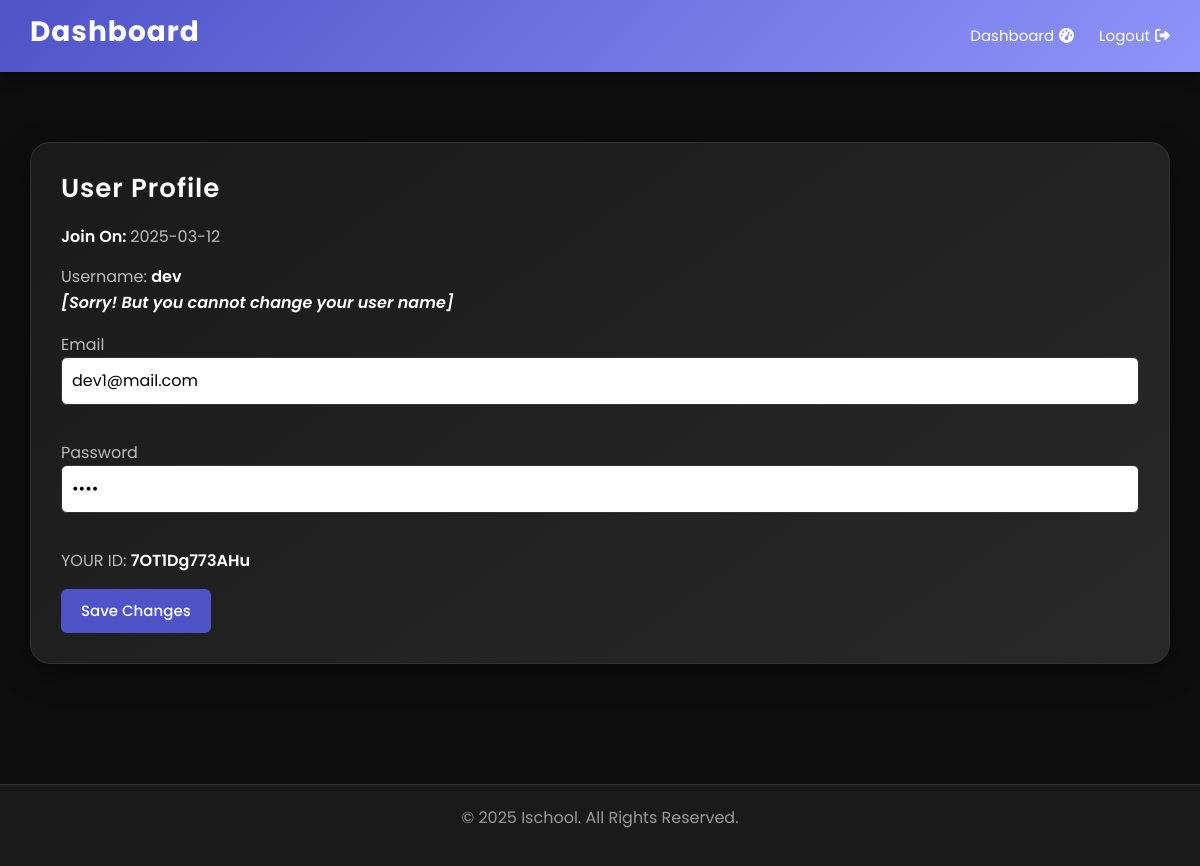
The page /user_dashboard/profile/7OT1Dg773AHu on the database its author committed.
### models/model.py (models this page shows)
class User(db.Model):
    uuid = db.Column(db.String(12), unique=True, nullable=False, primary_key=True)
    username = db.Column(db.String(80),  nullable=False)
    email = db.Column(db.String(120), nullable=False)
    password = db.Column(db.String(120), nullable=False)
    is_admin = db.Column(db.Boolean, default=False)
    is_active = db.Column(db.Boolean, default=True)
    created_at = db.Column(db.DateTime, default=datetime.utcnow)

### app.py (the view)
@app.route('/user_dashboard/profile/<id>', methods=['GET', 'POST'])
def user_profile(id):
    user_prof = user_info(id)
    if request.method == 'POST':
        email = request.form['email']
        password = request.form['password']
        update_user_profile_info(email, password, id)
        return redirect(url_for('user_profile', id=id))
    return render_template('user_profile.html',
                           user=user_prof,
                           user_id=id)

### util/profile.py (called while the page is built)
def user_info(id):
    a = User.query.filter_by(uuid=id).first()
    return a

### templates/user_profile.html (shortened to what this page needs)
<!DOCTYPE html>
<html lang="en">
<head>
    <link href="https://cdn.jsdelivr.net/npm/bootstrap@5.3.0/dist/css/bootstrap.min.css" rel="stylesheet">
    <link href="https://cdnjs.cloudflare.com/ajax/libs/font-awesome/6.0.0-beta3/css/all.min.css" rel="stylesheet">
</head>
<body>
    <div class="navbar">
        <h1>Dashboard</h1>
        <div class="nav-links">
            <a href="{{url_for('user_dashboard', id=user_id)}}">Dashboard <i class="fas fa-tachometer-alt"></i></a>
            <a href="{{url_for('login')}}">Logout <i class="fas fa-sign-out-alt"></i></a>
        </div>
    </div>
    <div class="profile-container">
        <div class="profile-card">
            <h2>User Profile</h2>
            <div class="profile-info">
                <span>Join On: </span> {{ user.created_at.strftime('%Y-%m-%d') }}
            </div>
            <form class="profile-form" action="{{url_for('user_profile', id=user.uuid)}}" method="POST">
                <div class="profile-info">
                    <label for="username">Username: </label>
                    <span>{{user.username}}
                        <p><i>[Sorry! But you cannot change your user name]</i></p>
                    </span>
                </div>
                <div class="profile-info">
                    <label for="email">Email</label>
                    <input type="email" name="email" id="email" value="{{ user.email }}" required>
                </div>
                <div class="profile-info">
                    <label for="password">Password</label>
                    <input type="password" name="password" id="password" value="{{user.password}}" placeholder="New Password">
                </div>
                <div class="profile-info">
                    <label for="bio">YOUR ID:</label>
                    <span>{{user.uuid}}</span>
                </div>
                <button type="submit">Save Changes</button>
            </form>
        </div>
    </div>
    <div class="footer">
        <p>&copy; 2025 Ischool. All Rights Reserved.</p>
    </div>
</body>
</html>

### templates/user_profile.html (style rules this page uses)
* { margin: 0; padding: 0; box-sizing: border-box; }
body { font-family: 'Poppins', sans-serif; background-color: #0e0e0e; color: #f4f4f4; line-height: 1.6; }
a { text-decoration: none; color: inherit; }
.navbar { background: linear-gradient(135deg, #4e54c8, #8f94fb); padding: 15px 30px; display: flex; justify-content: space-between; align-items: center; box-shadow: 0 4px 15px rgba(0, 0, 0, 0.4); position: sticky; top: 0; z-index: 100; }
.navbar h1 { font-size: 28px; font-weight: 700; color: white; letter-spacing: 1px; }
.navbar .nav-links { display: flex; gap: 25px; }
.navbar .nav-links a { color: white; font-size: 15px; transition: transform 0.3s ease, color 0.3s ease; display: flex; align-items: center; gap: 5px; }
.profile-container { padding: 40px 30px; max-width: 1300px; margin: 30px auto; }
.profile-card { background: linear-gradient(145deg, #1a1a1a, #292929); border-radius: 20px; padding: 30px; box-shadow: 0 10px 30px rgba(0, 0, 0, 0.4); margin-bottom: 30px; border: 1px solid #333; }
.profile-card h2 { font-size: 26px; font-weight: 600; color: #fff; letter-spacing: 1px; margin-bottom: 20px; }
.profile-info { font-size: 16px; color: #bbb; margin-bottom: 15px; }
.profile-info span { font-weight: 600; color: #fff; }
.profile-form input, .profile-form textarea { width: 100%; padding: 10px; margin-bottom: 20px; border-radius: 6px; border: 1px solid #333; background-color: #ffffff; color: #000000; font-size: 16px; }
.profile-form button { padding: 10px 20px; background-color: #4e54c8; color: white; border-radius: 6px; font-size: 15px; font-weight: 500; border: none; cursor: pointer; transition: background-color 0.3s ease, transform 0.3s ease; }
.footer { text-align: center; padding: 20px; background-color: #1a1a1a; color: #999; margin-top: 50px; border-top: 1px solid #333; }

### rows shown on the page
User: created_at "2025-03-12", username "dev", email "dev1@mail.com", uuid "7OT1Dg773AHu"
